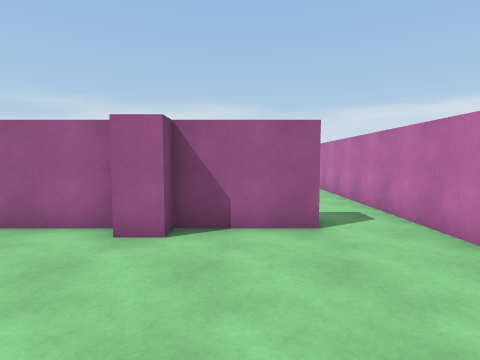
[1] (above)

17 first-person views from a walk through a scene from a Unity 3-D project. The camera is 1.5 m above the floor, tilts 4° down and sees 80° across. The floor is counted in squares, 1 m on a side. Each view is taken from the middle of a square. On the plan, view 1 faces up. The plan holds only what a view shows up to about 14 squares ahead; the rest is blank. Surface patterns are stand-ins for the level's own textures.

[2]
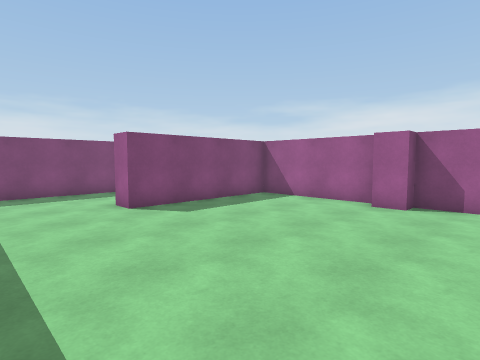

[3]
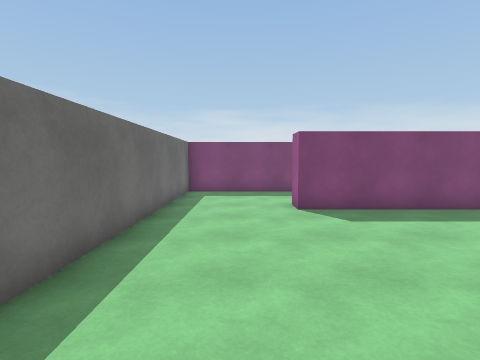

[4]
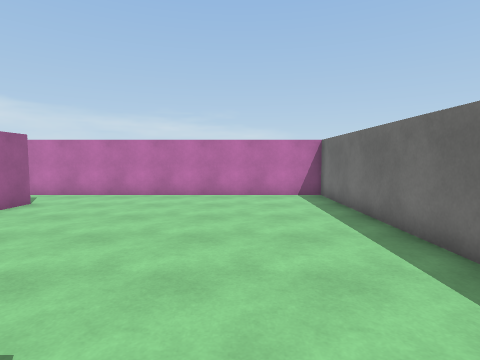

[5]
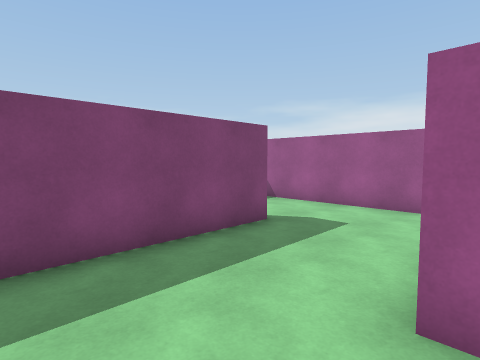

[6]
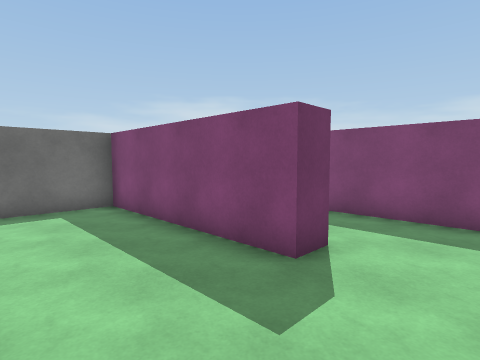

[7]
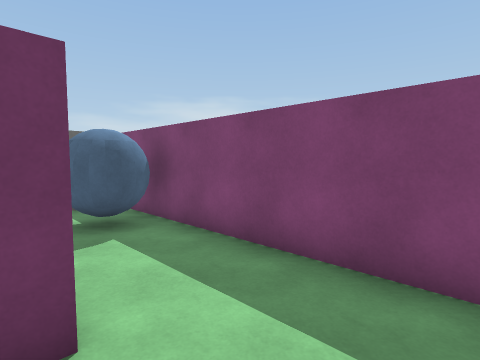

[8]
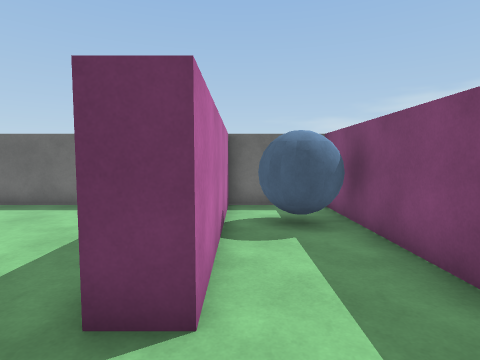

[9]
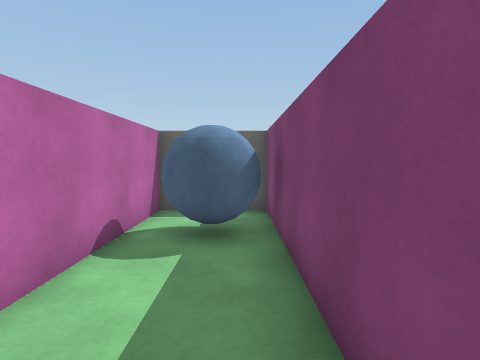

[10]
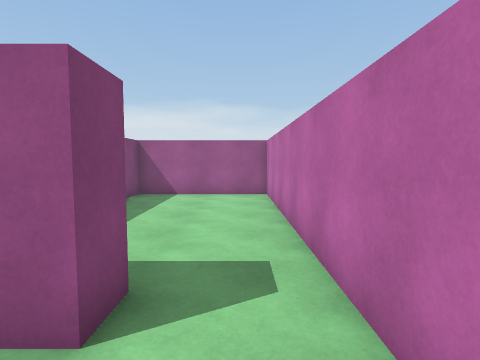

[11]
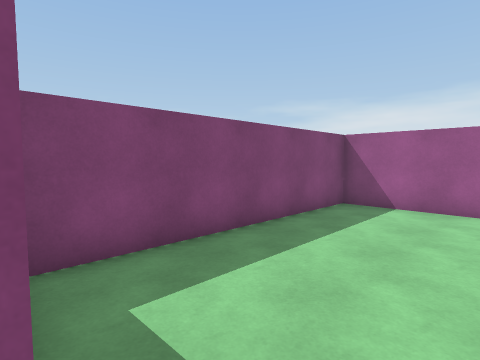

[12]
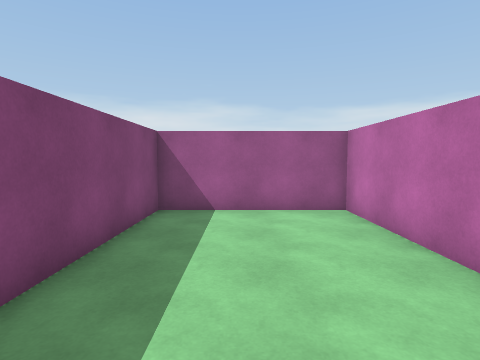

[13]
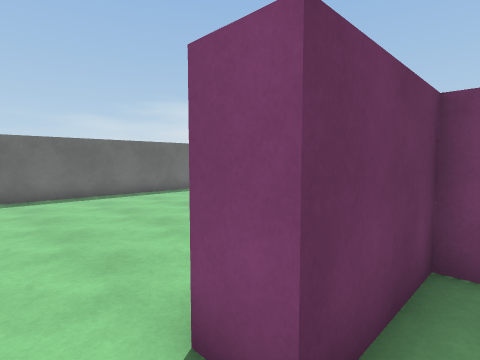

[14]
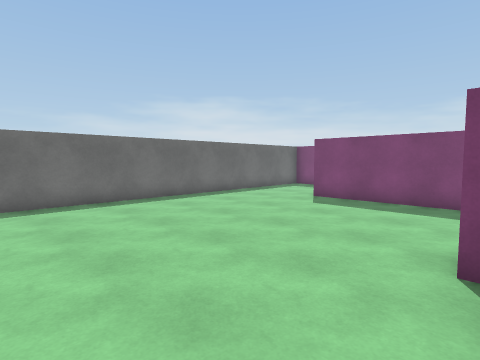

[15]
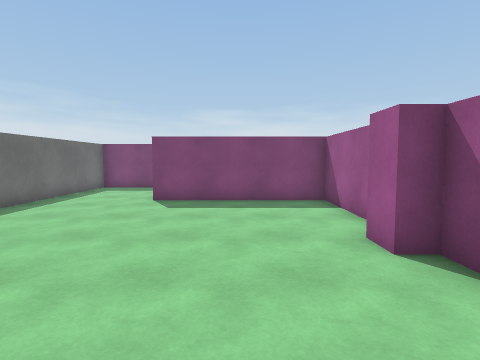

[16]
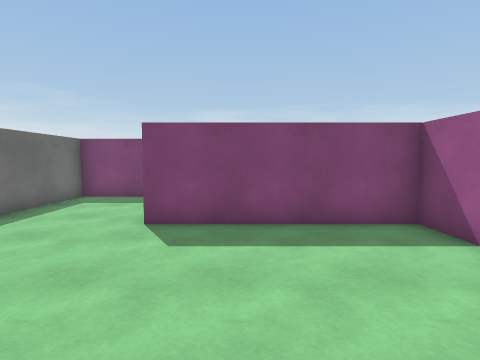

[17]
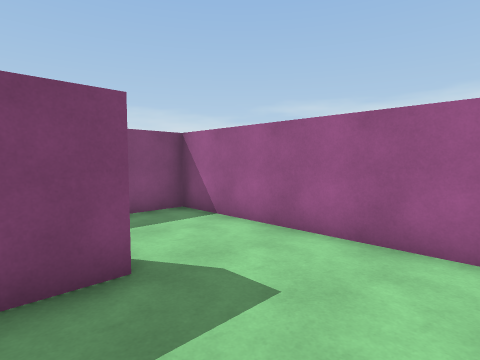

### Floor plan
Points are (right, up) in squares from view 1. A wall is a line through its corners. A room is listed if a view was taken in it or the views show most of it. See-through windows are left out.
Room 1 (views 1, 2, 3, 4, 5, 6, 7, 8, 9, 10, 15, 16, 17)
walls: (-9.4, 6.2) (-16.8, 6.2) (-16.8, -4.4); (-2.6, 6.2) (-7.6, 6.2) (-7.6, -0.2) (-8.6, -0.2); (-14.8, -4.5) (-13.6, -4.5) (-13.6, 2.6) (-12.6, 2.6) (-12.6, -4.5) (4.2, -4.5) (4.2, 5.5); (1.7, 6.2) (-1.5, 6.2) (-1.5, 5.4) (-2.5, 5.4)
ways out: opening at (2.5, 6.5) to room 2
objects: ball (-16, -2) to (-15, -1)
Room 2 (views 11, 12, 13, 14)
walls: (4.2, 5.5) (4.2, 16.5) (-1.5, 16.5) (-1.5, 7.2) (1.7, 7.2) (1.7, 6.2)
ways out: opening at (2.5, 6.5) to room 1

Where each view was taken, in squares from view 1:
view 1: 0 up, 0 right, facing up
view 2: 4 down, 1 right, facing up-left
view 3: 2 down, 1 right, facing left
view 4: 1 down, 8 left, facing right
view 5: 3 down, 8 left, facing up-left
view 6: 5 up, 9 left, facing down-left
view 7: 5 up, 13 left, facing down-left
view 8: 5 up, 14 left, facing down
view 9: 4 up, 16 left, facing down
view 10: 4 up, 3 right, facing up
view 11: 7 up, 3 right, facing up-left
view 12: 8 up, 1 right, facing up
view 13: 8 up, 3 right, facing down-left
view 14: 6 up, 3 right, facing down-left
view 15: 3 up, 3 right, facing left
view 16: 2 up, 1 left, facing left
view 17: 1 up, 9 left, facing up-left
